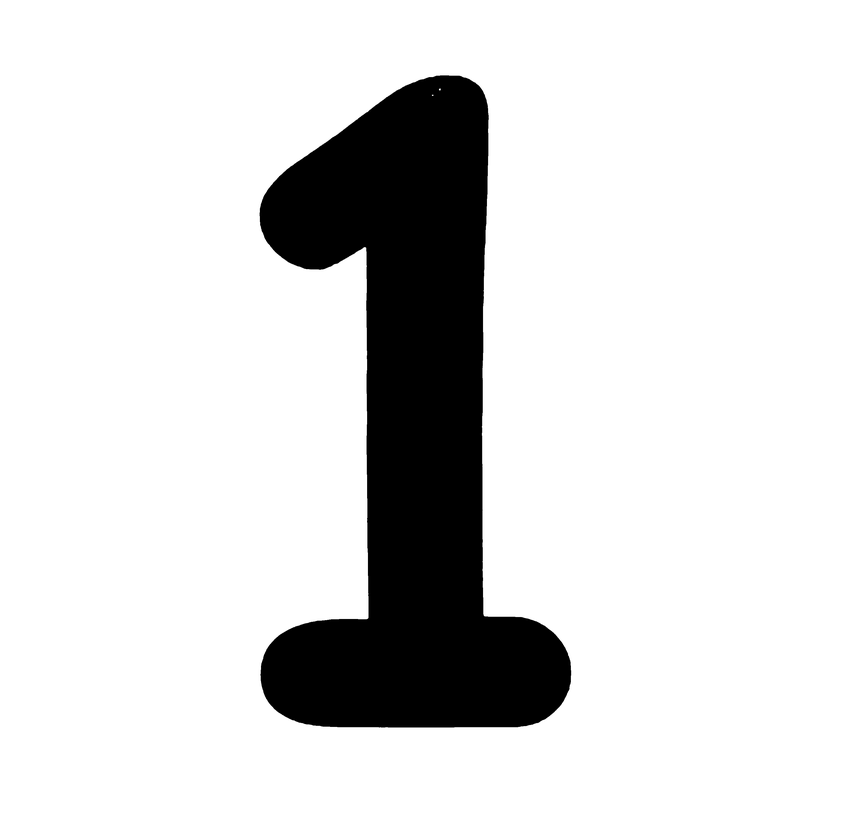
#> input picture pic1/1.png, 842 x 813 px, shrunk from 3000 x 2900 before the run
$ jupyter execute --allow-errors gen_yolov5_data.ipynb
#> lines starting #> are read from the running program, lines starting #| are printed output that depends on the picture; after the words box and inside, x2 and y2 are one past the last pixel; in counts of white or black regions, pixels touching at a corner belong together
[cell 1]
import random

from PIL import Image,ImageFilter
import numpy as np
import matplotlib.pyplot as plt
import matplotlib.patches as patches
import cv2

[cell 2]
#generate the yolov5 dataset
object_img_path="pic1/1.png"
img=Image.open(object_img_path)
#> img is the input picture: PIL image 842x813 RGBA; mean R, G, B, A 0, 0, 0, 39.1
img=img.convert("RGBA")
#recolor the image

[cell 3]
def colorize(img, color):
#> called with color = (255, 128, 0)
    tar=np.array(img)
    for c in range(3):
        tar[:,:,c]=np.where(tar[:,:,3]>0,color[c],tar[:,:,c])
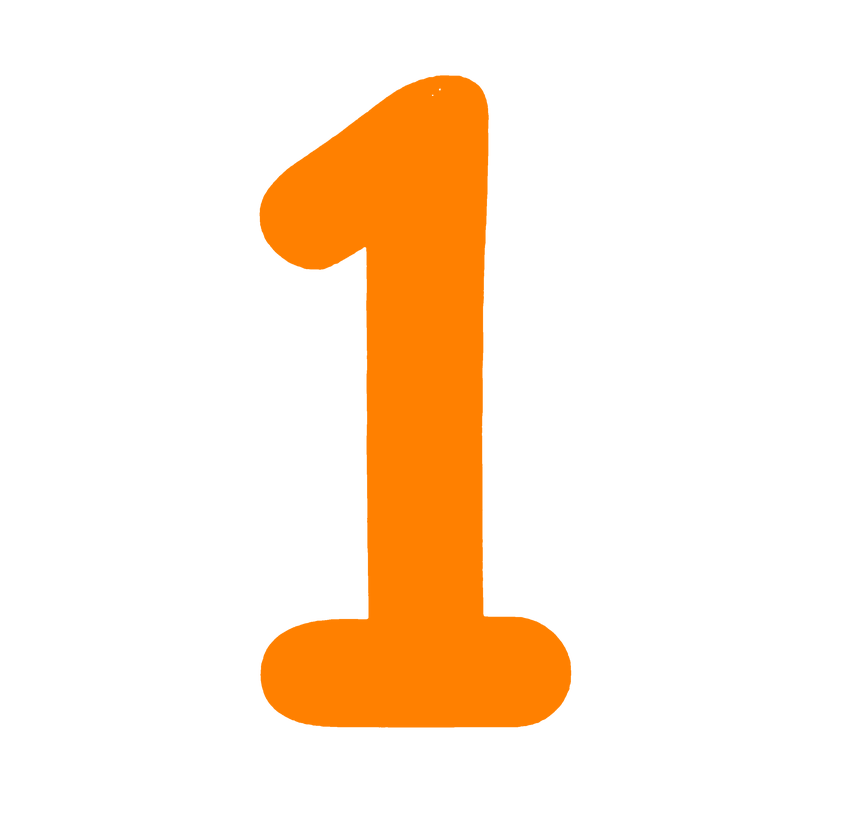
#> tar: shape (813, 842, 4); 15.78% of pixels changed, all inside (x1, y1, x2, y2) = (257, 73, 574, 730); transparent parts drawn white
    return tar

[cell 4]
i1=colorize(img,(255,128,0))
#save the image
#Image.fromarray(i1).save("1_color.png")

[cell 5]
#scale the image and perspective transform
def scale_img(img,scaled_size):

    w,h=img.size
    img=img.resize((scaled_size,scaled_size))
    return img
def horizontal_perspective_transform(img,max_offset=0.1):

#> called with max_offset = 0.1
    h,w=img.shape[:2]
#> h = 813; w = 842
    offset=np.random.uniform(-max_offset,max_offset)
    x1=0
    x2=w
#> x2 = 842
    y1=0
    y2=h
#> y2 = 813
    x1_offset=int(x1+offset*w)
#> x1_offset = 8
    x2_offset=int(x2+offset*w)
#> x2_offset = 850
    pts1=np.float32([[x1,y1],[x2,y1],[x1,y2],[x2,y2]])
#> pts1 = [[0, 0], [842, 0], [0, 813], [842, 813]]
    pts2=np.float32([[x1_offset,y1],[x2_offset,y1],[x1,y2],[x2,y2]])
#> pts2 = [[8, 0], [850, 0], [0, 813], [842, 813]]
    M=cv2.getPerspectiveTransform(pts1,pts2)
    img=cv2.warpPerspective(np.array(img),M,(w,h))
#> img: shape (813, 842, 4)
    return Image.fromarray(img)

[cell 6]
i2=horizontal_perspective_transform(np.array(i1))
i2.save("2_perspective.png")

[cell 7]
import cv2
import numpy as np
import random
def apply_trapezoidal_perspective(img_np, max_offset_ratio=0.1):
    """
    将正方形图像转为等腰梯形，左右边保持不变，上下边倾斜。
    :param img_np: 输入图像的 NumPy 数组（RGBA 格式）
    :param max_offset_ratio: 最大垂直方向的偏移比例，默认为图像高度的30%
    :return: 应用透视变换后的图像 NumPy 数组
    """
#> called with max_offset_ratio = 0.1
    h, w = img_np.shape[:2]

    # 原始四个角点
    pts1 = np.float32([[0, 0], [w, 0], [0, h], [w, h]])

    # 计算最大垂直方向的偏移量
    max_offset = h * max_offset_ratio

    # 上下边进行垂直缩放，左右边保持不变
    top_offset = np.random.uniform(0, max_offset)  # 上边垂直缩放
    bottom_offset = np.random.uniform(0, max_offset)  # 下边垂直缩放

    # 透视变换后的角点（左右边保持不变，上下边进行垂直缩放）
    pts2 = np.float32([[0, 0],  # 左上角垂直缩放
                       [w, top_offset],  # 右上角垂直缩放
                       [0, h ],  # 左下角垂直缩放
                       [w, h - bottom_offset]])  # 右下角垂直缩放
    #maybe pt2 will vertical flip
    pts3=np.float32([[0, top_offset],  # 左上角垂直缩放
                       [w, 0],  # 右上角垂直缩放
                       [0, h - bottom_offset],  # 左下角垂直缩放
                       [w, h]])  # 右下角垂直缩放
    # 计算透视变换矩阵
    #random choose the pts2 or pts3
    pts2=pts2 if random.random()>0.5 else pts3
    M = cv2.getPerspectiveTransform(pts1, pts2)

    # 应用透视变换
    transformed_img = cv2.warpPerspective(img_np, M, (w, h))

    return transformed_img

[cell 8]
i3=apply_trapezoidal_perspective(np.array(i1))
Image.fromarray(i3).save("3_camera.png")

[cell 9]
#packed the function
def random_transform(img,scale=0.1):
    #angle=np.random.uniform(-max_angle,max_angle)
    #img=random_rotate(img,angle)
    img=horizontal_perspective_transform(np.array(img))
    img=apply_trapezoidal_perspective(np.array(img))
    return img

[cell 10]
Image.fromarray(random_transform(i1)).save("4_random.png")

[cell 11]
def rot_pr(imgpath,max_angle=5):
#> called with imgpath = 'pic1/2.png', max_angle = 5
    img=Image.open(imgpath)
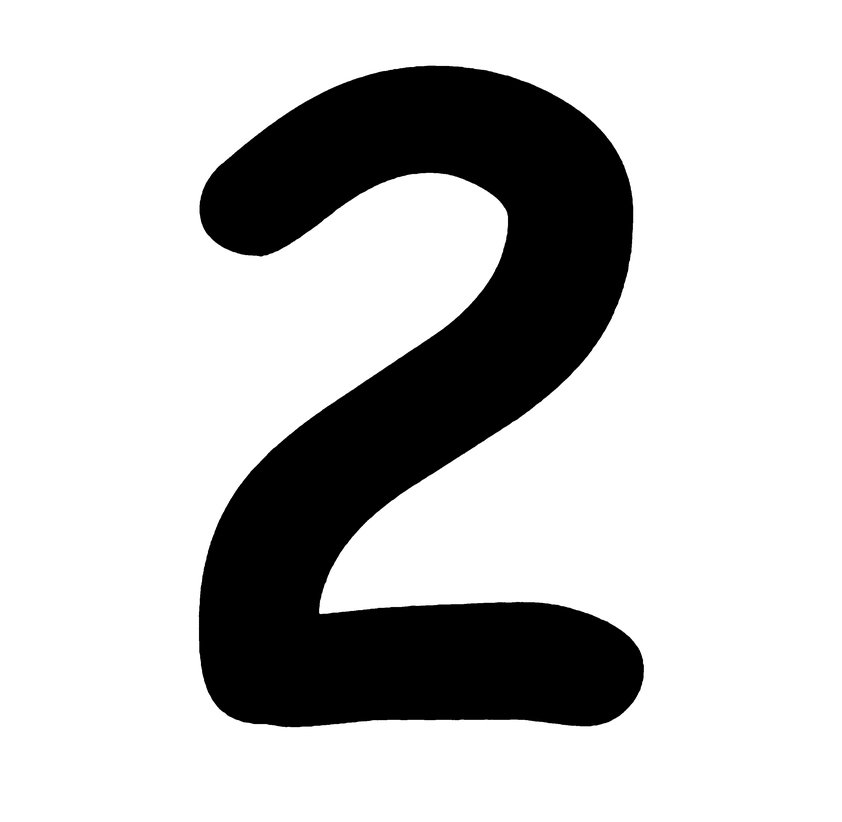
#> input picture pic1/2.png, 842 x 822 px, shrunk from 3000 x 2929 before the run
#> img is the input picture: PIL image 842x822 RGBA; mean R, G, B, A 0, 0, 0, 58.7
    img=img.convert("RGBA")
    angle=np.random.uniform(-max_angle,max_angle)
    img=img.rotate(angle)
    #random color
    color=np.random.randint(0,255,(3,))
    img=colorize(img,color)
#> after the loop in colorize (call 2), `for c in range(3):`:
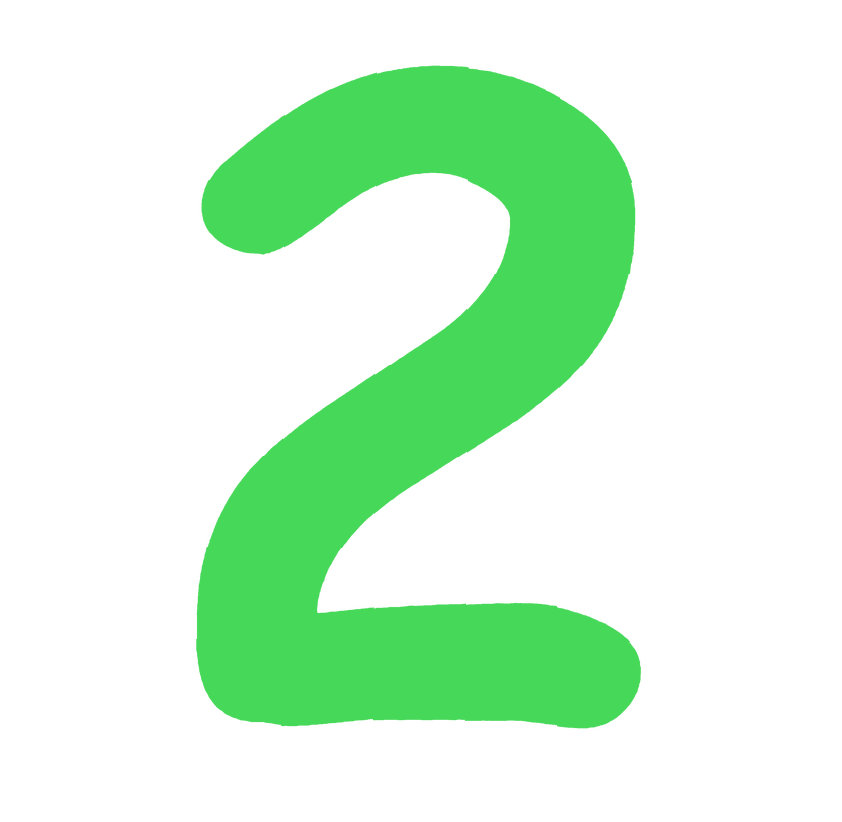
#> tar: shape (822, 842, 4); mean R, G, B, A 16.6, 51.1, 20.8, 58.7; transparent parts drawn white

    img=np.array(img)
    img=random_transform(img)
    img=Image.fromarray(img).convert("RGBA")
    return img

[cell 12]
def rot_pr1(imgpath,max_angle=5):
    img=Image.open(imgpath)
    img=img.convert("RGBA")
    angle=np.random.uniform(-max_angle,max_angle)
    img=img.rotate(angle)
    #random color


    img=np.array(img)
    img=random_transform(img)
    img=Image.fromarray(img).convert("RGBA")
    return img

[cell 13]
ii=rot_pr("pic1/2.png")
#> (the rest of this cell did not finish here and is left out)

[cell 14]
def random_background():
    #for yolov5 dataset, the background should be 640*640, generate the background through the random color, and the random noise or random filter
    #generate the random color
    color=np.random.randint(0,255,(3,))
    img=np.ones((640,640,3),dtype=np.uint8)
    img=img*color
    #generate the random noise
    noise=np.random.normal(0,64,(640,640,3))
    img=img+noise
    img=np.clip(img,0,255)
    img=img.astype(np.uint8)
    #generate the random filter
    img=Image.fromarray(img)
#> img: PIL image 640x640 RGB
    img=img.filter(ImageFilter.GaussianBlur(radius=random.randint(0,5)))
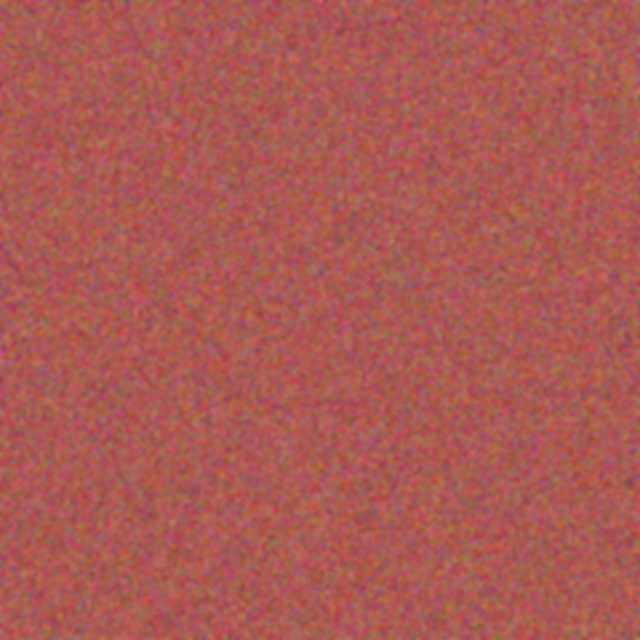
#> img: PIL image 640x640 RGB; mean R, G, B 170.4, 90, 83.7
    return img

[cell 15]
random_background().save("8_background.png")

[cell 16]
data_path="yolo"
#> data_path = 'yolo'
def generate_random_yolo(type):
#> called with type = 11
    bg=random_background().convert('RGBA')
    img=rot_pr(f"pic1/{type-10}.png")
#> after the loop in colorize (call 3), `for c in range(3):`:
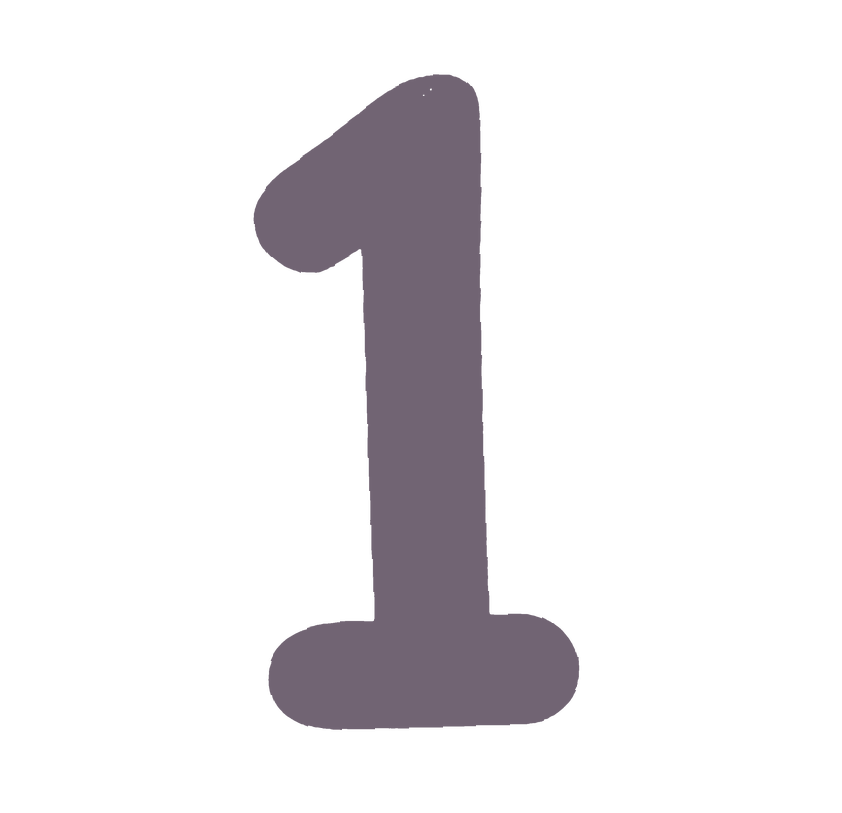
#> tar: shape (813, 842, 4); mean R, G, B, A 17.8, 15.8, 18.1, 39.1; transparent parts drawn white
    #scale the image
    w=random.randint(150,270)
    h=random.randint(150,270)
    img=img.resize((w,h))
#> img: PIL image 267x250 RGBA
    #random position
    x=random.randint(0,640-w)
    y=random.randint(0,640-h)
    bg.paste(img,(x,y),img)
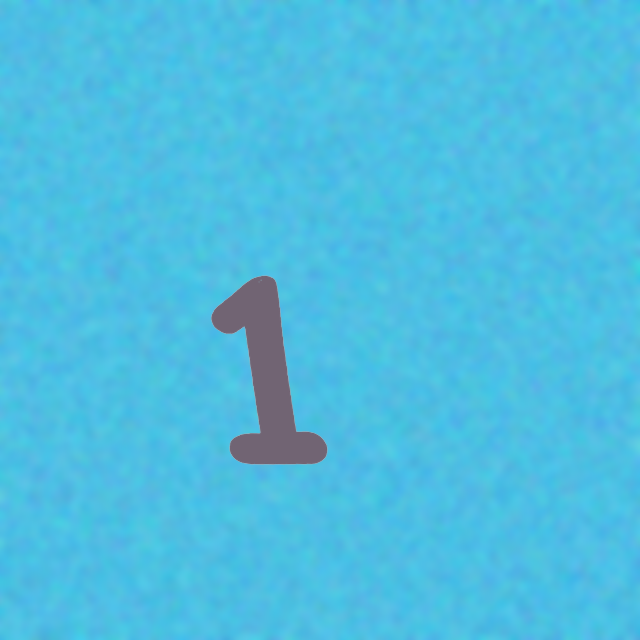
#> bg: PIL image 640x640 RGBA; mean R, G, B, A 77.3, 188.9, 224.5, 254.9; transparent parts drawn white
    id=random.randint(0,100000)
    bg.save(f"{data_path}/pic/{type}_{id}.png")
    #generate the label
    with open(f"{data_path}/label/{type}_{id}.txt","w") as f:
        f.write(f"{type} {(1.0*x+w/2)/640} {(1.0*y+h/2)/640} {w*1.0/640} {h*1.0/640}")

#> (a cell that did not finish here is left out)

[cell 18]
def bg(bname,oid):
    bg=Image.open(f"background/{bname}").convert("RGBA")
    obj=Image.open(f"pic1/{oid}.png").convert("RGBA")
    #resize the object and obj to 640*640
    obj=obj.resize((640,640))
    bg=bg.resize((640,640))
    r_color=np.random.randint(0,255,(3,))
    obj=colorize(obj,r_color)
    #to image
    obj=Image.fromarray(obj)
    #align the object to the center of the background
    x=(640-obj.width)//2
    y=(640-obj.height)//2
    bg.paste(obj,(x,y),obj)
    bg.save(f"pic2/{bname.split('.')[0]}_{oid}.png")

[cell 19]
import os
#> (the rest of this cell did not finish here and is left out)

#> (a cell that did not finish here is left out)

#> (a cell that did not finish here is left out)

[cell 22]
data_path="yolo1"
#> data_path = 'yolo1'
def generate_random_yolo1(type):
#> called with type = 11
    bg=random_background().convert('RGBA')
#> in random_background (call 11), `img=Image.fromarray(img)`:
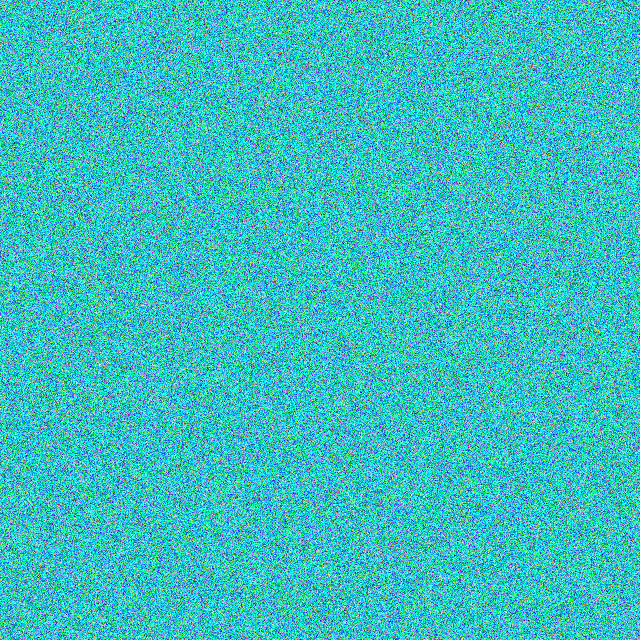
#> img: PIL image 640x640 RGB; mean R, G, B 60, 188.5, 192.8
#> in random_background (call 11), `img=img.filter(ImageFilter.GaussianBlur(radius=random.randint(0,5)))`:
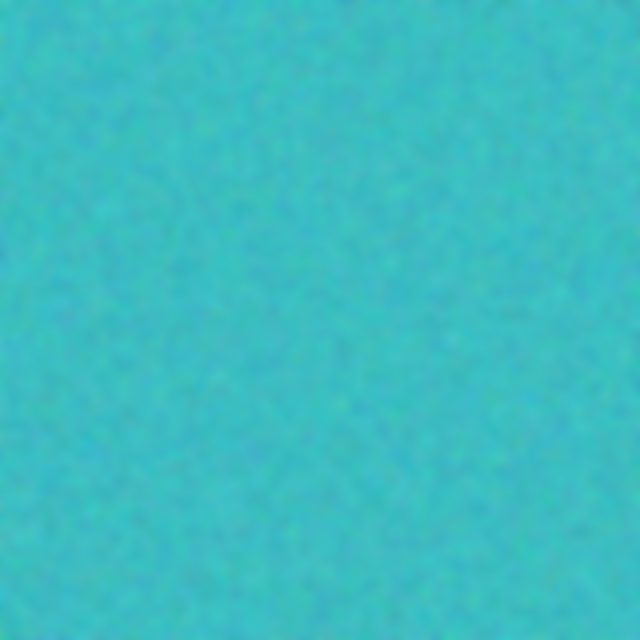
#> img: PIL image 640x640 RGB; mean R, G, B 60, 188.5, 192.7
    #random choose from 1-5
    bgr=random.randint(1,5)
    img=rot_pr1(f"pic2/{bgr}_{type-10}.png")
    #scale the image
    w=random.randint(150,270)
    h=random.randint(150,270)
    img=img.resize((w,h))
    #random position
    x=random.randint(0,640-w)
    y=random.randint(0,640-h)
    bg.paste(img,(x,y),img)
    id=random.randint(0,100000)
    bg.save(f"{data_path}/pic/{type}_{id}.png")
    #generate the label
    with open(f"{data_path}/label/{type}_{id}.txt","w") as f:
        f.write(f"{type} {(1.0*x+w/2)/640} {(1.0*y+h/2)/640} {w*1.0/640} {h*1.0/640}")
